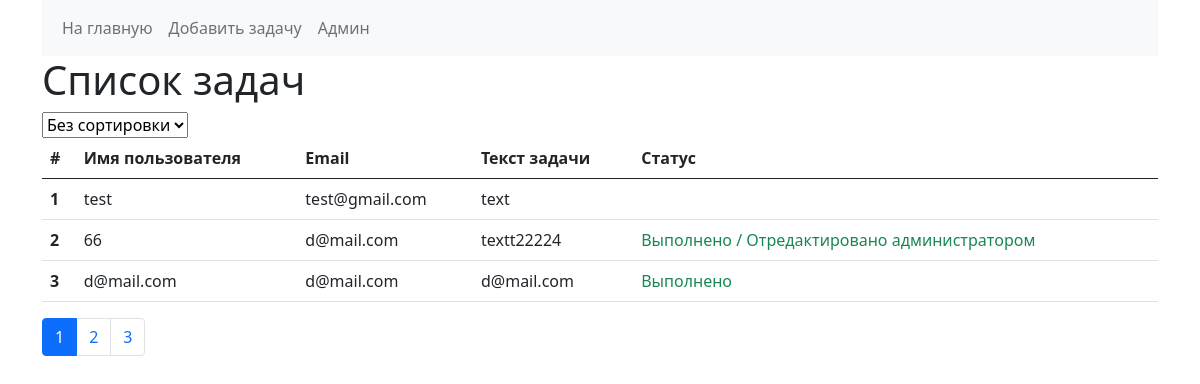
The page / on the database its author committed.
### tables this page shows
CREATE TABLE `task` (
  `id` int(11) NOT NULL,
  `name` varchar(100) NOT NULL,
  `email` varchar(100) NOT NULL,
  `text` text NOT NULL,
  `status` tinyint(1) NOT NULL DEFAULT 0,
  `admin_edit` tinyint(1) NOT NULL DEFAULT 0
);

### app/autoload.php (called while the page is built, shortened)
<?php
spl_autoload_register(function ($name) {
    $path = str_replace('\\', DIRECTORY_SEPARATOR, $name) . '.php';
});

### app/Route.php (called while the page is built, shortened)
<?php
class Route
{
    public function __construct()
    {
        $url = $_SERVER['REQUEST_URI'];
        $url = explode('?', $url);
        $this->url = trim($url[0], '/');
        $url = explode('/', $this->url);
        if (isset($url[0]) && strlen($url[0]) > 0) {
            $this->essence = $url['0'];
            $path = SITE_ROOT . DIRECTORY_SEPARATOR . 'local' . DIRECTORY_SEPARATOR . 'modules' . DIRECTORY_SEPARATOR . $this->essence;
            $this->model_url = $path . DIRECTORY_SEPARATOR . 'model.php';
            $this->controller_url = $path . DIRECTORY_SEPARATOR . 'controller.php';
            $this->view_url = $path . DIRECTORY_SEPARATOR . 'view.php';
            if (!file_exists($this->model_url)) {
                header('Location: ' . SITE_URL_404);
            }
            if (isset($url[1]) && strlen($url[1]) > 0) {
                $this->action = $url['1'];
            } else {
                $this->action = 'main';
            }
        } else {
            $path = SITE_ROOT . DIRECTORY_SEPARATOR . 'local' . DIRECTORY_SEPARATOR .'modules' . DIRECTORY_SEPARATOR . 'main';
            $this->action = 'main';
        }
    }
}

### local/modules/main/controller.php (called while the page is built)
<?php
function action_main()
{
    $data['viewTitle'] = 'Тест beejee';
    $model = new \local\modules\task\Task();
    $total_count = $model->getCount();
    $current_page = (int)$_GET['page'];
    $current_page = ($current_page) ? : 1;
    $pagination = new app\Pagination($total_count, 3, $current_page);
    $data['pagination'] = $pagination->show();
    $sort_param = [
        0 => [
            'name' => 'Без сортировки',
            'sort' => ''
        ],
        1 => [
            'name' => 'По имени &darr;',
            'sort' => ' ORDER BY `name`',
        ],
        2 => [
            'name' => 'По имени &uarr;',
            'sort' => ' ORDER BY `name` DESC',
        ],
        3 => [
            'name' => 'По email &darr;',
            'sort' => ' ORDER BY `email`',
        ],
        4 => [
            'name' => 'По email &uarr;',
            'sort' => ' ORDER BY `email` DESC',
        ],
        5 => [
            'name' => 'По статусу &darr;',
            'sort' => ' ORDER BY `status`',
        ],
        6 => [
            'name' => 'По статусу &uarr;',
            'sort' => ' ORDER BY `status` DESC',
        ],
    ];
    $sort = new app\SortFilters($sort_param);
    $data['sort'] = $sort->show();
    $data['tasks'] = $model->getAll($sort->getSort(), $pagination->getLimit());
    $view = new \app\View();
    $view->show('/local/modules/main/view.php', $data);
}

### index.php (called while the page is built, shortened)
<?php
require_once SITE_ROOT . '/app/App.php';
$app = new app\App();
$app->start();

### app/Model.php (called while the page is built, shortened)
<?php
class Model
{
    protected $db;
    protected $table = "table";
    public function __construct() {
        $db_connect = new \app\Db(DB_HOST, DB_USER, DB_PASS, DB_BASE);
        $this->db = $db_connect->getConnect();
    }
    public function getAll($sort = '', $limit = '')
    {
        $sql = 'SELECT * FROM ' . $this->table . ' ' . $sort. ' ' . $limit;
        $res = mysqli_query($this->db, $sql);
        if (mysqli_num_rows($res) > 0) {
            return mysqli_fetch_all($res, MYSQLI_ASSOC);
        }
        return false;
    }
}

### app/Db.php (called while the page is built, shortened)
<?php
class Db
{
    private $connect;
    function __construct($host, $user, $pass, $db)
    {
        $this->connect = @mysqli_connect($host, $user, $pass, $db);
    }
    function getConnect()
    {
        return $this->connect;
    }
}

### local/modules/main/view.php (the view, shortened to what this page needs)
<h1>Список задач</h1>
<?php if (count($data['tasks']) > 0) { ?>
    <div class="filters-bar">
        <?=$data['sort']; ?>
    </div>
    <table class="table">
        <thead>
        <tr>
            <th scope="col">#</th>
            <th scope="col">Имя пользователя</th>
            <th scope="col">Email</th>
            <th scope="col">Текст задачи</th>
            <th scope="col">Статус</th>
        </tr>
        </thead>
        <tbody>
        <?php
        foreach ($data['tasks'] as $task) {
            echo '<tr>';
            echo '<th scope="row">' . $task['id'] . '</th>';
            echo '<td>' . $task['name'] . '</td>';
            echo '<td>' . $task['email'] . '</td>';
            echo '<td>' . $task['text'] . '</td>';
            $status = [];
            if ($task['status'] == 1) {
                $status[] = 'Выполнено';
            }
            if ($task['admin_edit'] == 1) {
                $status[] = 'Отредактировано администратором';
            }
            if (count($status) > 0) {
                echo '<td class="text-success">' . implode(' / ', $status) . '</td>';
            } else {
                echo '<td></td>';
            }
            echo '</tr>';
        }
        ?>
        </tbody>
    </table>
    <?= $data['pagination']; ?>
<?php } else { ?>
    <div class="shadow-sm p-3 mb-5 bg-body rounded">Задачи не найдены</div>
<?php } ?>

### app/App.php (shortened to what this page needs)
<?php
require_once 'autoload.php';
class App
{
    private $route;
    function __construct()
    {
        $this->route = new Route();
    }
    function start()
    {
        $action = 'action_' . $this->route->action;
        if (function_exists($action)) {
            $action();
        } else {
            header('Location: ' . SITE_URL_404);
        }
    }
}

### app/Pagination.php (shortened to what this page needs)
<?php
class Pagination
{
    private $current_page;
    private $pages;
    public function __construct(int $total, int $count_item_page, $current_page)
    {
        $this->total = $total;
        $this->count_item_page = $count_item_page;
        $this->current_page = $current_page;
        if ($this->total == 0) {
            $this->pages = 0;
        } else {
            $this->pages = ceil($this->total / $this->count_item_page);
        }
    }
    public function show()
    {
        $s = '<nav aria-label="Page navigation">';
        $s .= '<ul class="pagination">';
        for ($i = 1; $i <= $this->pages; $i++) {
            if ($i == $this->current_page) {
                $s .= '<li class="page-item active"><a class="page-link" href="">' . $i . '</a></li>';
            } else {
                $s .= '<li class="page-item"><a class="page-link" href="/?page=' . $i . '">' . $i . '</a></li>';
            }
        }
        $s .= '</ul>';
        $s .= '</nav>';
        return $s;
    }
}

### app/SortFilters.php (shortened to what this page needs)
<?php
class SortFilters
{
    private $data_sort;
    public function __construct($data_sort)
    {
        $this->data_sort = $data_sort;
    }
    public function show()
    {
        $selected_id = (int)($_COOKIE['sort']) ? : 0;
        $s = '<select class="filters-sort">';
        foreach ($this->data_sort as $k => $v) {
            if ($selected_id == $k) {
                $s .= '<option value="' . $k . '" selected>' . $v['name'] . '</option>';
            } else {
                $s .= '<option value="' . $k . '">' . $v['name'] . '</option>';
            }
        }
        $s .= '</select>';
        return $s;
    }
}

### local/theme/head.php (shortened to what this page needs)
<!doctype html>
<html lang="en">
<head>
    <link href="https://cdn.jsdelivr.net/npm/bootstrap@5.0.0-beta2/dist/css/bootstrap.min.css" rel="stylesheet">
    <link rel="stylesheet" href="<?= SITE_URL ?>/css/styles.css">
</head>
<body>
    <div class="container">
        <nav class="navbar navbar-light bg-light navbar-expand-lg">
            <div class="container-fluid">
                <div class="collapse navbar-collapse" id="navbarText">
                    <ul class="navbar-nav me-auto mb-2 mb-lg-0">
                        <li class="nav-item">
                            <a class="nav-link" href="<?= SITE_URL ?>/">На главную</a>
                        </li>
                        <li class="nav-item">
                            <a class="nav-link" href="<?= SITE_URL ?>/task/add">Добавить задачу</a>
                        </li>
                        <li class="nav-item">
                            <a class="nav-link" href="<?= SITE_URL ?>/user/login">Админ</a>
                        </li>
                    </ul>
                </div>
            </div>
        </nav>

### app/View.php (shortened to what this page needs)
<?php
class View
{
    public function show($url, $data)
    {
        require SITE_ROOT . DIRECTORY_SEPARATOR . 'local' . DIRECTORY_SEPARATOR . 'theme' . DIRECTORY_SEPARATOR .'head.php';
        $path = SITE_ROOT . $url;
        if (file_exists($path)) {
            require SITE_ROOT . $url;
        } else {
            die('View not found: ' . $url);
        }
        require SITE_ROOT . DIRECTORY_SEPARATOR . 'local' . DIRECTORY_SEPARATOR . 'theme' . DIRECTORY_SEPARATOR . 'footer.php';
    }
}

### local/theme/footer.php
    </div>
</body>
</html>

### rows shown on the page
task: id "1", name "test", email "test@gmail.com", text "text"
task: id "2", name "66", email "d@mail.com", text "textt22224", status "Выполнено / Отредактировано администратором"
task: id "3", name "d@mail.com", email "d@mail.com", text "d@mail.com", status "Выполнено"

### other values the page prints
form field value "Без сортировки"
